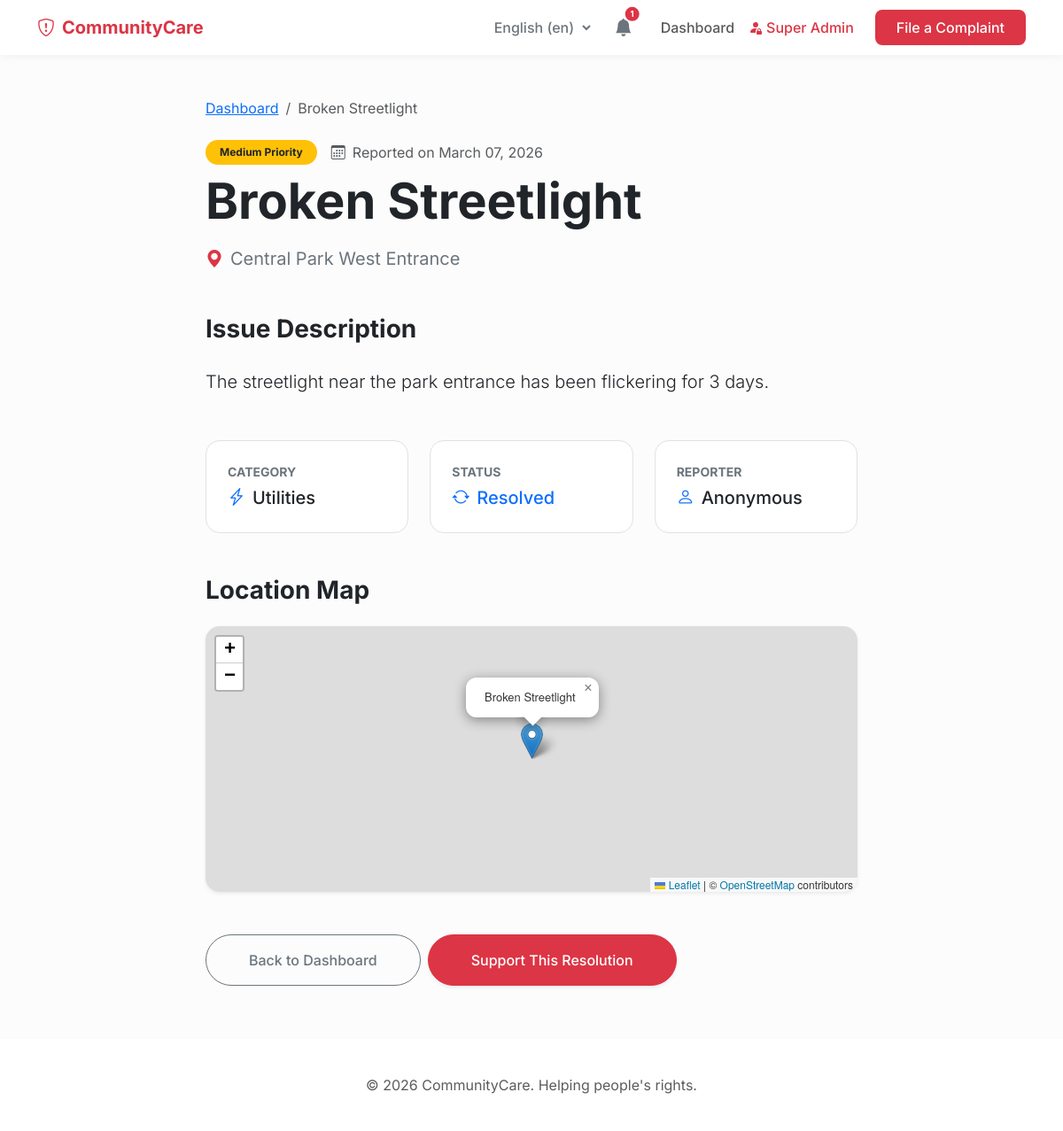
Screenshot of /complaint/1/ with the database file from the repository.
### development_tracker/models.py (models this page shows, shortened)
class Complaint(models.Model):
    STATUS_CHOICES = [
        ('open', 'Open'),
        ('investigating', 'Investigating'),
        ('in_progress', 'Work Going On'),
        ('resolved', 'Resolved'),
        ('closed', 'Closed'),
    ]
    URGENCY_CHOICES = [
        ('low', 'Low'),
        ('medium', 'Medium'),
        ('high', 'High'),
    ]
    title = models.CharField(max_length=200)
    description = models.TextField()
    category = models.ForeignKey(Category, on_delete=models.CASCADE, related_name='complaints')
    location_address = models.CharField(max_length=255)
    latitude = models.FloatField(null=True, blank=True)
    longitude = models.FloatField(null=True, blank=True)
    status = models.CharField(max_length=20, choices=STATUS_CHOICES, default='open')
    urgency = models.CharField(max_length=10, choices=URGENCY_CHOICES, default='medium')
    image = models.ImageField(upload_to='complaints/', null=True, blank=True)
    reporter_name = models.CharField(max_length=100, blank=True, null=True)
    created_at = models.DateTimeField(auto_now_add=True)
    updated_at = models.DateTimeField(auto_now=True)

class Category(models.Model):
    name = models.CharField(max_length=100)
    icon = models.CharField(max_length=50, help_text="Bootstrap icon class (e.g., bi-exclamation-triangle)")
    class Meta:
        verbose_name_plural = "Categories"

### development_tracker/views.py (the view)
# urls.py: path('complaint/<int:pk>/', views.complaint_detail, name='complaint_detail'),
def complaint_detail(request, pk):
    complaint = get_object_or_404(Complaint, pk=pk)
    return render(request, 'complaint_detail.html', {'complaint': complaint})

### development_tracker/context_processors.py (called while the page is built)
def notifications(request):
    return {
        'recent_notifications': Notification.objects.filter(is_read=False).order_by('-created_at')[:5],
        'unread_notifications_count': Notification.objects.filter(is_read=False).count()
    }

### templates/complaint_detail.html (shortened to what this page needs)
{% extends 'base.html' %}
{% block content %}
<div class="row justify-content-center">
    <div class="col-lg-8">
        <nav aria-label="breadcrumb" class="mb-4">
            <ol class="breadcrumb">
                <li class="breadcrumb-item"><a href="{% url 'home' %}">Dashboard</a></li>
                <li class="breadcrumb-item active" aria-current="page">{{ complaint.title }}</li>
            </ol>
        </nav>
        <header class="mb-5">
            <div class="d-flex align-items-center mb-2">
                <span class="badge {% if complaint.urgency == 'high' %}bg-danger{% elif complaint.urgency == 'medium' %}bg-warning text-dark{% else %}bg-info{% endif %} px-3 py-2 rounded-pill me-3">
                    {{ complaint.get_urgency_display }} Priority
                </span>
                <span class="text-muted"><i class="bi bi-calendar3 me-2"></i>Reported on {{ complaint.created_at|date:"F d, Y" }}</span>
            </div>
            <h1 class="display-4 fw-bold mb-3">{{ complaint.title }}</h1>
            <div class="text-secondary mb-4 fs-5"><i class="bi bi-geo-alt-fill me-2 text-danger"></i>{{ complaint.location_address }}</div>
        </header>
        <section class="mb-5">
            <h3 class="fw-bold mb-4">Issue Description</h3>
            <p class="lead text-dark mb-4" style="line-height: 1.8;">{{ complaint.description }}</p>
        </section>
        <section class="row g-4 mb-5">
            <div class="col-md-6 col-lg-4">
                <div class="bg-white p-4 rounded-4 border">
                    <div class="text-secondary small text-uppercase fw-bold mb-1">Category</div>
                    <div class="fs-5 fw-medium"><i class="bi {{ complaint.category.icon }} me-2 text-primary"></i>{{ complaint.category.name }}</div>
                </div>
            </div>
            <div class="col-md-6 col-lg-4">
                <div class="bg-white p-4 rounded-4 border">
                    <div class="text-secondary small text-uppercase fw-bold mb-1">Status</div>
                    <div class="fs-5 fw-medium text-primary"><i class="bi bi-arrow-repeat me-2"></i>{{ complaint.get_status_display }}</div>
                </div>
            </div>
            <div class="col-md-6 col-lg-4">
                <div class="bg-white p-4 rounded-4 border">
                    <div class="text-secondary small text-uppercase fw-bold mb-1">Reporter</div>
                    <div class="fs-5 fw-medium"><i class="bi bi-person me-2 text-primary"></i>{{ complaint.reporter_name|default:"Anonymous" }}</div>
                </div>
            </div>
        </section>
        {% if complaint.latitude and complaint.longitude %}
        <section class="mb-5">
            <h3 class="fw-bold mb-4">Location Map</h3>
            <div id="map" class="shadow-sm rounded-4" style="height: 300px;"></div>
        </section>
        {% endif %}
        <div class="d-grid gap-2 d-md-flex mt-5">
            <a href="{% url 'home' %}" class="btn btn-outline-secondary px-5 py-3 rounded-pill fw-medium">Back to Dashboard</a>
            <button class="btn btn-primary px-5 py-3 rounded-pill fw-medium shadow-sm">Support This Resolution</button>
        </div>
    </div>
</div>
{% endblock %}

### templates/base.html (style rules this page uses)
:root { --primary-color: #dc3545; --secondary-color: #6c757d; --accent-color: #ffc107; --bg-color: #fcfcfc; }
body { font-family: 'Inter', sans-serif; background-color: var(--bg-color); color: #212529; }
.btn-primary { background-color: var(--primary-color); border-color: var(--primary-color); border-radius: 8px; padding: 8px 16px; font-weight: 500; }
#map { height: 400px; border-radius: 12px; z-index: 1; }

### rows the page displays
Complaint: title "Broken Streetlight", urgency "Medium", created_at "March 07, 2026", location_address "Central Park West Entrance", description "The streetlight near the park entrance has been flickering for 3 days.", category.name "Utilities", status "Resolved", reporter_name "Anonymous"

### other values shown
{{ unread_notifications_count }} "1"
form field language "English (en)"
